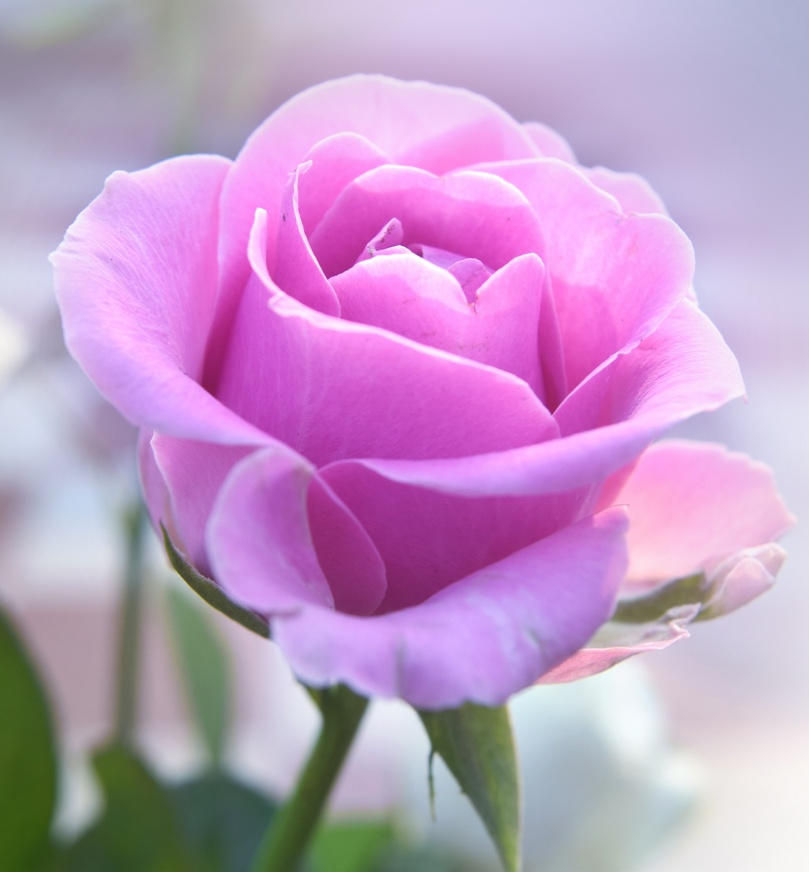
#> input picture rose.jpg, 809 x 872 px, shrunk from 1783 x 1920 before the run, found by its file name
$ python sobel_operation.py
#> lines starting #> are read from the running program, lines starting #| are printed output that depends on the picture
import numpy as np
import matplotlib.pyplot as plt
import cv2

img = cv2.imread('/home/inzamul/Downloads/rose.jpg')
#> img is the input picture: shape (872, 809, 3); mean B, G, R 196.8, 155.5, 192.4

va_mat = np.matrix([[-1,0,1],
                    [-2,0,2],
                    [-1,0,1]])

hor_mat = np.matrix([[-1,-2,-1],
                     [0,0,0],
                     [1,2,1]])


va_mat2 = np.array([[1,2,3],
                    [4,5,6],
                    [7,8,9]])/9


hor_mat2 = np.array([[9,8,7],
                     [6,5,4],
                     [3,2,1]])/9


cv2.filter2D(img, -1, va_mat)
cv2.filter2D(img, -1, hor_mat)

plt.figure(figsize=(12, 4))
plt.subplot(1, 3, 1)
plt.imshow(img, cmap='gray')
plt.axis('off')
plt.title('Original Image')


plt.subplot(1, 3, 2)
plt.imshow(cv2.filter2D(img, -1, va_mat))
plt.axis('off')
plt.title('Vertical Sobel Filter')

plt.subplot(1, 3, 3)
plt.imshow(cv2.filter2D(img, -1, hor_mat))
plt.axis('off')
plt.title('Horizontal Sobel Filter')

plt.subplot(1,3,1)
plt.imshow(cv2.filter2D(img, -1, va_mat2))
plt.axis('off')
plt.title('Vertical Sobel Filter 2')

plt.show()
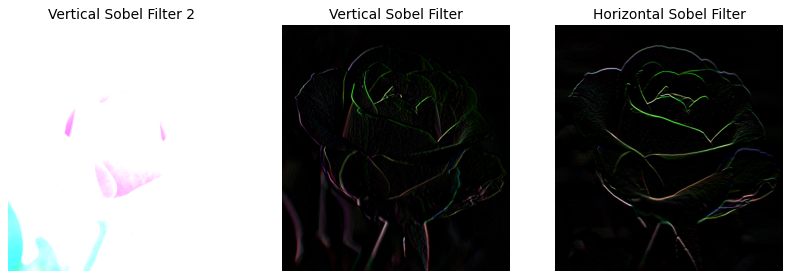
#> figure drawn by matplotlib, 3 panels; B, G, R data is drawn as R, G, B

$ run again, with big_image.jpg copied over rose.jpg
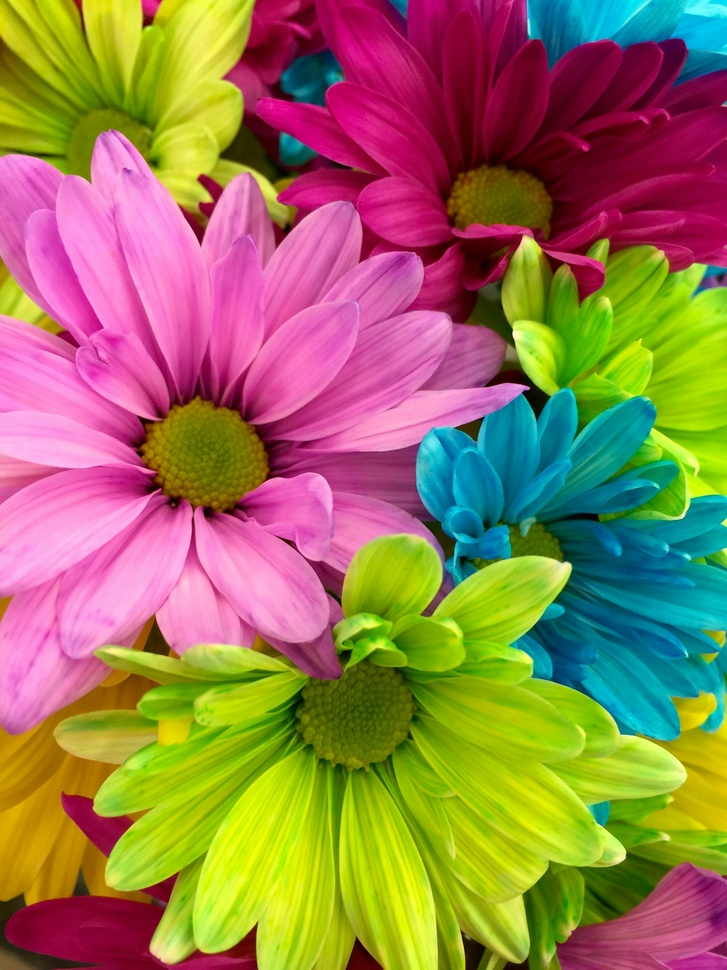
#> input picture big_image.jpg, 727 x 970 px, shrunk from 2448 x 3264 before the run, found by its file name
#> img is the input picture: shape (970, 727, 3); mean B, G, R 83, 121.7, 151.1
#> `plt.show()`:
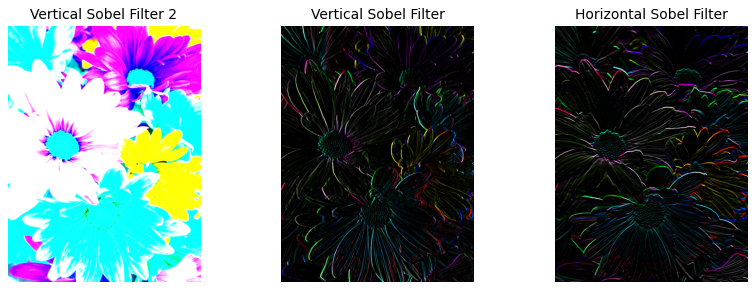
#> figure drawn by matplotlib, 3 panels; B, G, R data is drawn as R, G, B
